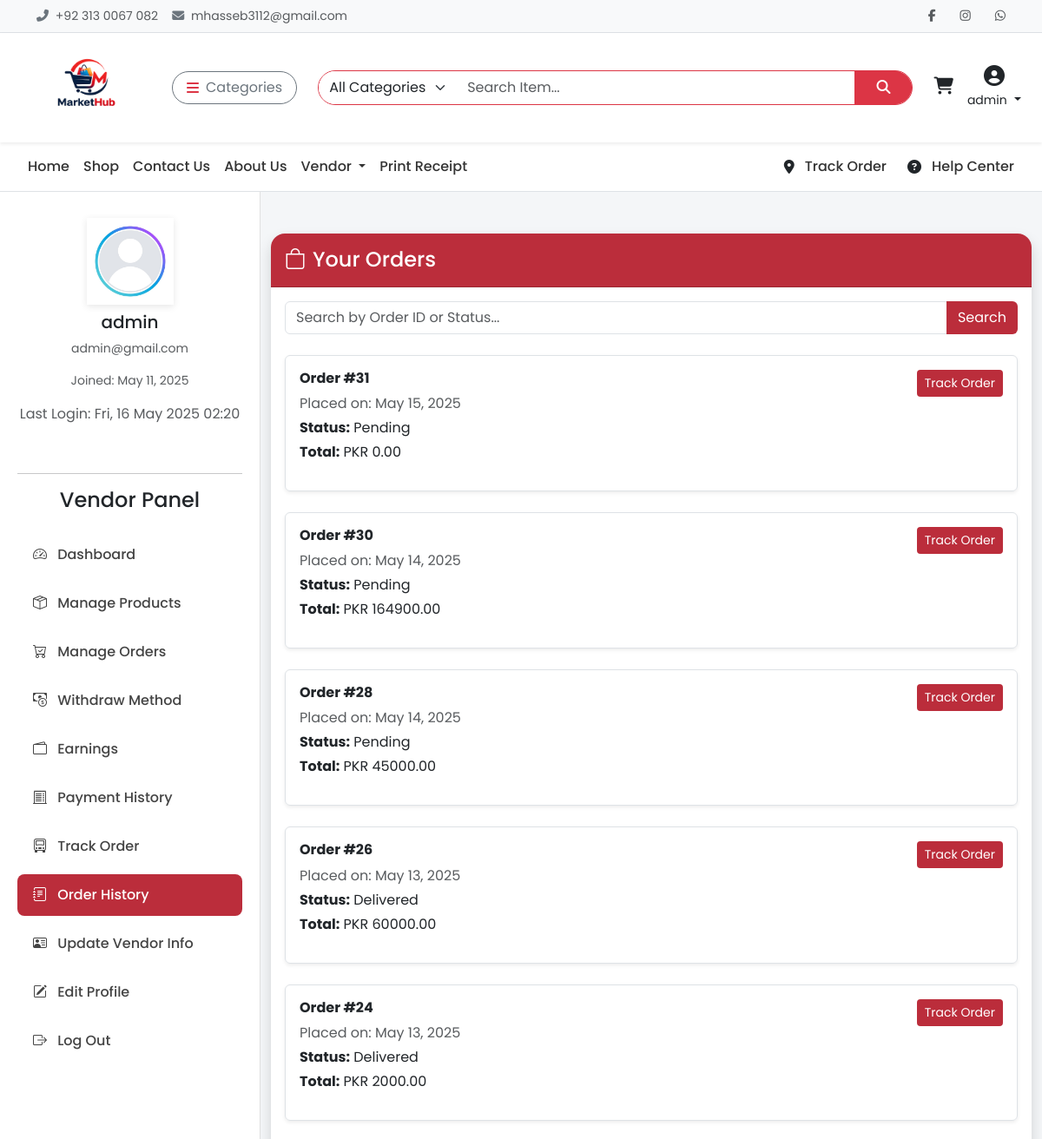
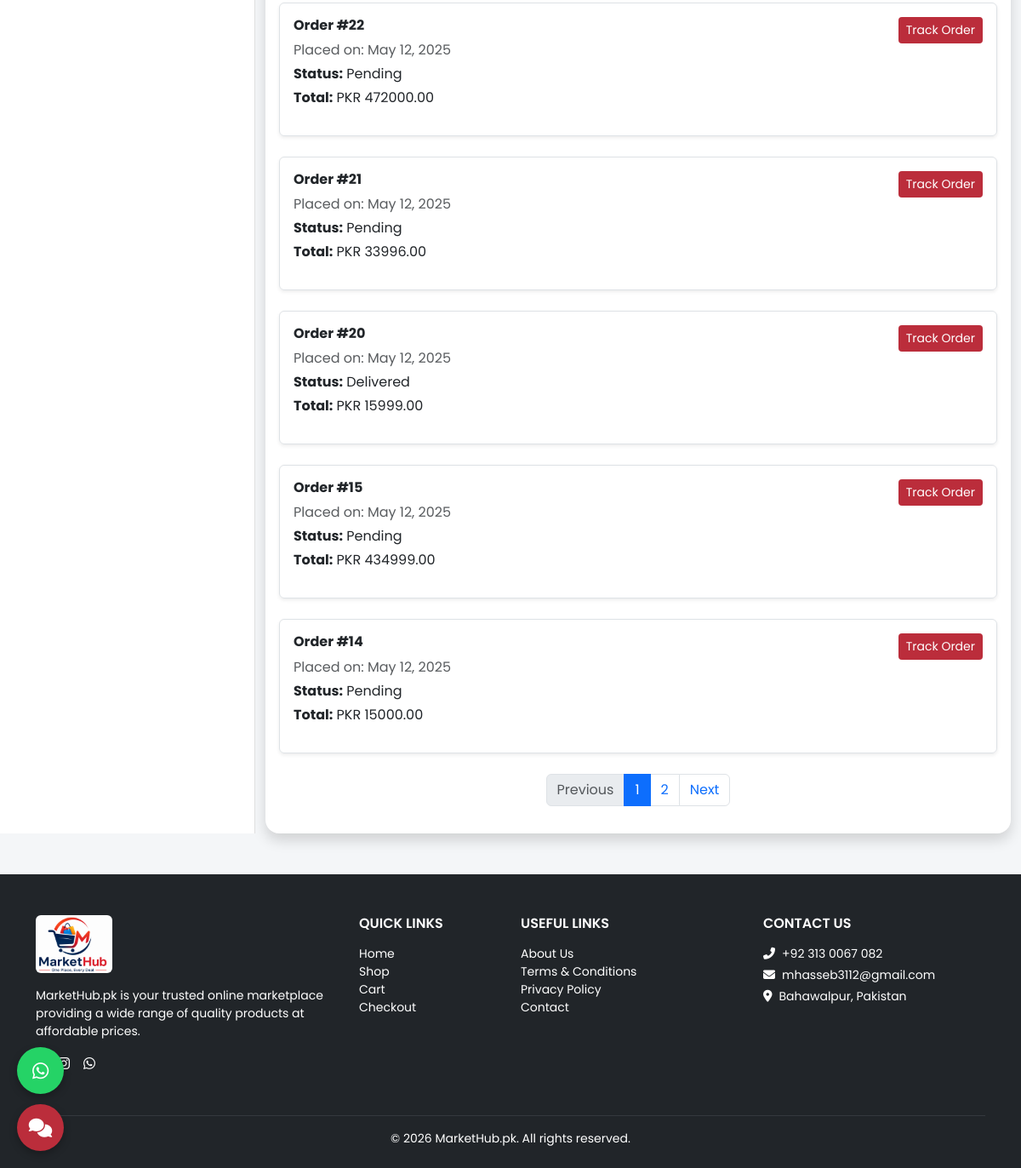
The app's page /vendor/order-history/ (signed in) with its own data (2 pictures, top to bottom).
### api/models.py (models this page shows, shortened)
class CustomUser(AbstractUser):
    email = models.EmailField(unique=True)
    phone = models.CharField(max_length=20, blank=True)
    profile_image = models.ImageField(upload_to='profiles/', blank=True, null=True)
    is_vendor = models.BooleanField(default=False)
    is_customer = models.BooleanField(default=True)
    address = models.TextField(blank=True)

class Order(models.Model):
    STATUS_CHOICES = [
        ('Pending', 'Pending'),
        ('Processing', 'Processing'),
        ('Shipped', 'Shipped'),
        ('Delivered', 'Delivered'),
        ('Cancelled', 'Cancelled'),
        ('Returned', 'Returned'),
    ]
    user = models.ForeignKey(settings.AUTH_USER_MODEL, on_delete=models.SET_NULL, null=True, blank=True)
    full_name = models.CharField(max_length=255)
    email = models.EmailField()
    phone = models.CharField(max_length=20)
    address = models.TextField()
    city = models.CharField(max_length=100)
    zip_code = models.CharField(max_length=10)
    total_amount = models.DecimalField(max_digits=10, decimal_places=2)
    status = models.CharField(max_length=20, choices=STATUS_CHOICES, default='Pending')
    created_at = models.DateTimeField(auto_now_add=True)
    shipped_at = models.DateTimeField(null=True, blank=True)
    delivered_at = models.DateTimeField(null=True, blank=True)
    courier = models.CharField(max_length=100, blank=True, null=True)
    tracking_number = models.CharField(max_length=100, blank=True, null=True)
    estimated_delivery = models.DateField(default=default_estimated_delivery, null=True, blank=True)

### api/vendashviews.py (the view)
# urls.py: path('vendor/order-history/', vendashviews.order_history, name='vendor_order_history'),
@login_required
def order_history(request):
    query = request.GET.get('q', '').strip()
    orders = Order.objects.filter(user=request.user)
    if query:
        orders = orders.filter(
            Q(id__icontains=query) | Q(status__icontains=query)
        )
    paginator = Paginator(orders.order_by('-created_at'), 10)  # 10 per page
    page_number = request.GET.get('page')
    page_obj = paginator.get_page(page_number)
    return render(request, 'vendor/order_history.html', {
        'orders': page_obj,
        'query': query
    })

### api/context_processors.py (called while the page is built)
def cart_total_items(request):
    cart = Cart.get_or_create_cart(request)
    return {'cart': cart}

def categories(request):
    return {
        "categories": Category.objects.all()
    }

### api/models.py (called while the page is built)
    @property
    def total_items(self):
        return sum(item.quantity for item in self.items.all())

    @staticmethod
    def get_or_create_cart(request):
        if request.user.is_authenticated:
            cart, _ = Cart.objects.get_or_create(user=request.user, session_key=None)
        else:
            session_key = request.session.session_key
            if not session_key:
                request.session.create()
                session_key = request.session.session_key
            cart, _ = Cart.objects.get_or_create(user=None, session_key=session_key)
        return cart

### templates/vendor/order_history.html (shortened to what this page needs)
{% extends 'base.html' %}
{% load static %}
{% block content %}
<div class="container-fluid">
  <div class="row">
    <div class="col-md-3 sidebar">
      <div class="text-center mb-4">
        <img src="{% static 'images/default-user.png' %}" alt="User Image" class="user-img mb-2">
        <h5>{{ request.user.username }}</h5>
        <p class="text-muted small">{{ request.user.email }}</p>
        <p class="small text-muted">Joined: {{ request.user.date_joined|date:"M d, Y" }}</p>
                 {% if request.user.last_login %}
  <p class="text-muted">Last Login: {{ request.user.last_login|date:"D, d M Y H:i" }}</p>
  {% endif %}
      </div>
      <hr>
      {% include 'includes/sidebar_vendor.html' %}
    </div>
    <div class="col-md-9 mt-4 mt-md-5">
      <div class="card shadow rounded-4 border-0">
        <div class="card-header  text-white py-3 rounded-top-4" style="background-color:#BB2D3B;">
          <h4 class="mb-0"><i class="bi bi-bag me-2"></i>Your Orders</h4>
        </div>
        <div class="card-body">
          <form method="get" class="mb-4">
            <div class="input-group">
              <input type="text" name="q" class="form-control" placeholder="Search by Order ID or Status..." value="{{ query }}">
              <button class="btn " style="background-color:#BB2D3B;color:#fff;" type="submit">Search</button>
            </div>
          </form>
          {% if orders %}
            {% for order in orders %}
            <div class="border p-3 mb-4 rounded shadow-sm">
              <div class="d-flex justify-content-between">
                <div>
                  <h6><strong>Order #{{ order.id }}</strong></h6>
                  <p class="mb-1 text-muted">Placed on: {{ order.created_at|date:"F d, Y" }}</p>
                  <p class="mb-1"><strong>Status:</strong> {{ order.status }}</p>
                  <p><strong>Total:</strong> PKR {{ order.total_amount }}</p>
                </div>
                <div class="text-end">
                  <a href="{% url 'track_order' %}?query={{ order.id }}" class="btn btn-sm "  style="background-color:#BB2D3B;color:#fff;">Track Order</a>
                </div>
              </div>
            </div>
            {% endfor %}
            <nav class="mt-4">
              <ul class="pagination justify-content-center">
                {% if orders.has_previous %}
                  <li class="page-item">
                    <a class="page-link" href="?q={{ query }}&page={{ orders.previous_page_number }}">Previous</a>
                  </li>
                {% else %}
                  <li class="page-item disabled"><span class="page-link" >Previous</span></li>
                {% endif %}
                {% for num in orders.paginator.page_range %}
                  {% if orders.number == num %}
                    <li class="page-item active"><span class="page-link">{{ num }}</span></li>
                  {% elif num > orders.number|add:"-3" and num < orders.number|add:"3" %}
                    <li class="page-item">
                      <a class="page-link" href="?q={{ query }}&page={{ num }}">{{ num }}</a>
                    </li>
                  {% endif %}
                {% endfor %}
                {% if orders.has_next %}
                  <li class="page-item">
                    <a class="page-link" href="?q={{ query }}&page={{ orders.next_page_number }}">Next</a>
                  </li>
                {% else %}
                  <li class="page-item disabled"><span class="page-link">Next</span></li>
                {% endif %}
              </ul>
            </nav>
          {% else %}
            <div class="alert alert-info" role="alert">
              No orders found matching your search.
            </div>
          {% endif %}
        </div>
      </div>
    </div>
  </div>
</div>
{% include 'includes/footer.html'%}
{% endblock %}

### templates/includes/header.html (shortened to what this page needs)
{% load static %}
<div class="topbar border-bottom bg-light py-2 small">
  <div class="container d-flex justify-content-between align-items-center flex-wrap">
    <div class="text-muted d-flex align-items-center gap-3">
      <span><i class="fas fa-phone-alt me-1 text-secondary"></i> +92 313 0067 082</span>
      <span><i class="fas fa-envelope me-1 text-secondary"></i> mhasseb3112@gmail.com</span>
    </div>
    <div class="d-flex align-items-center gap-3 mt-2 mt-md-0">
      <a href="https://www.facebook.com/mhaseeb.haseeb.5817" class="text-muted"><i class="fab fa-facebook-f"></i></a>
      <a href="https://www.instagram.com/muhammadhaseeb012" class="text-muted"><i class="fab fa-instagram"></i></a>
      <a href="https://wa.me/923130067082" class="text-muted"><i class="fab fa-whatsapp"></i></a>
    </div>
  </div>
</div>
<nav class="navbar navbar-expand-lg bg-white shadow-sm sticky-top">
  <div class="container-fluid px-4">
    <a class="navbar-brand me-4 d-flex align-items-center" href="{% url 'home' %}">
      <img src="{% static 'images/logo-1.png' %}" alt="MarketHub" class="img-fluid" style="height: 100px; width: auto;">
    </a>
    <div class="dropdown me-3">
      <button class="btn btn-outline-secondary d-flex align-items-center rounded-pill px-3" type="button"
        data-bs-toggle="dropdown">
        <i class="fas fa-bars me-2 text-danger"></i> Categories
      </button>
    </div>
    <form class="d-flex flex-grow-1 mx-2" method="GET" action="{% url 'search_products' %}">
      <div class="input-group rounded-pill overflow-hidden border border-danger">
        <select name="category" class="form-select border-0" style="max-width: 160px;">
          <option value="">All Categories</option>
        </select>
        <input type="search" name="q" class="form-control border-0" placeholder="Search Item..." required>
        <button class="btn btn-danger rounded-0 px-4" type="submit"><i class="fas fa-search"></i></button>
      </div>
    </form>
    <div class="d-flex align-items-center ms-3 gap-3">
      <a href="#" id="cart-icon" class="text-dark position-relative" data-bs-toggle="offcanvas"
        data-bs-target="#cartSidebar">
        <i class="fas fa-shopping-cart fs-5"></i>
        <br>
      </a>
      {% if user.is_authenticated %}
      <div class="dropdown text-center">
        <a href="#" class="text-dark text-decoration-none dropdown-toggle" data-bs-toggle="dropdown">
          <i class="fas fa-user-circle fs-4"></i><br>
          <small>{{ user.username }}</small>
        </a>
      </div>
      {% else %}
      <a href="#" class="text-dark text-decoration-none text-center" data-bs-toggle="modal"
        data-bs-target="#loginModal">
        <i class="fas fa-sign-in-alt fs-5"></i><br><small>Login</small>
      </a>
      {% endif %}
    </div>
  </div>
</nav>

### templates/base.html (style rules this page uses)
* { font-family: 'Poppins', sans-serif; }
body { background-color: #f4f4f4; }
.topbar { background-color: #f8f9fa; font-size: 14px; padding: 6px 0; }
.topbar a { color: #333; margin-left: 12px; transition: color 0.2s ease; }
.navbar-brand img { height: 44px; }

### templates/vendor/order_history.html (style rules this page uses)
body { background-color: #f4f6f8; font-family: 'Poppins', sans-serif; }
.sidebar { background: white; height: 100%%; position: sticky; top: 0; padding: 30px 20px; border-right: 1px solid #e0e0e0; display: flex; flex-direction: column; }
.user-img { width: 100px; height: 100px; object-fit: cover; border-radius: 50%%; margin: 0 auto 15px; display: block; box-shadow: 0 2px 8px rgba(0, 0, 0, 0.1); }

### records on screen
CustomUser: username "admin", user.username "admin", user.email "admin@gmail.com", user.date_joined "May 11, 2025", user.last_login "Fri, 16 May 2025 02:20"
Order: id "31", created_at "May 15, 2025", status "Pending", total_amount "0.00"
Order: id "30", created_at "May 14, 2025", status "Pending", total_amount "164900.00"
Order: id "28", created_at "May 14, 2025", status "Pending", total_amount "45000.00"
Order: id "26", created_at "May 13, 2025", status "Delivered", total_amount "60000.00"
Order: id "24", created_at "May 13, 2025", status "Delivered", total_amount "2000.00"
Order: id "22", created_at "May 12, 2025", status "Pending", total_amount "472000.00"
Order: id "21", created_at "May 12, 2025", status "Pending", total_amount "33996.00"
Order: id "20", created_at "May 12, 2025", status "Delivered", total_amount "15999.00"
Order: id "15", created_at "May 12, 2025", status "Pending", total_amount "434999.00"
Order: id "14", created_at "May 12, 2025", status "Pending", total_amount "15000.00"

### other values on screen
{{ num }} "1"
{{ num }} "2"
{{ year|default:2026 }} "2026"
